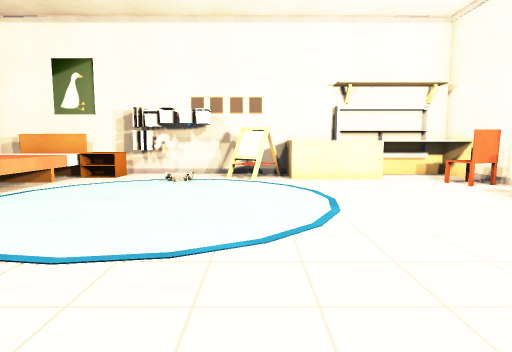
View 1 (above)

12 first-person views from a walk through a scene from a Unity 3-D project. The camera is 1.3 m above the floor, tilts 6° down and sees 75° across. The floor is counted in squares, 1 m on a side. Each view is taken from the middle of a square. On the plan, view 1 faces up. The plan holds only what a view shows up to about 14 squares ahead; the rest is blank. The place goes on beyond the plan. Some animated figures are not drawn. Door leaves are left out, so doorways stand open. Some surface patterns are stand-ins.

View 2
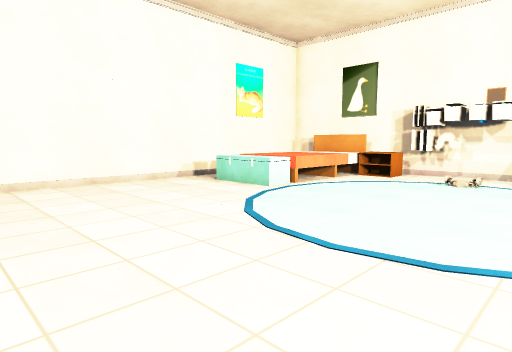

View 3
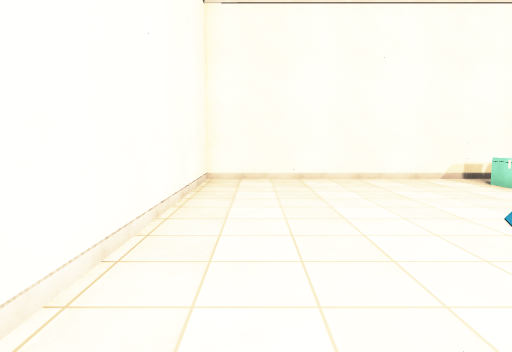

View 4
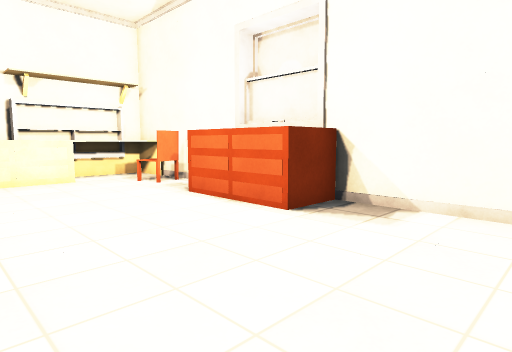

View 5
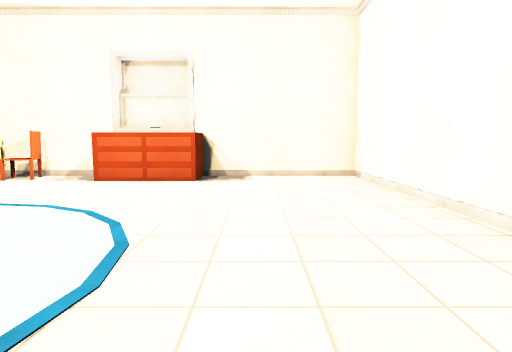

View 6
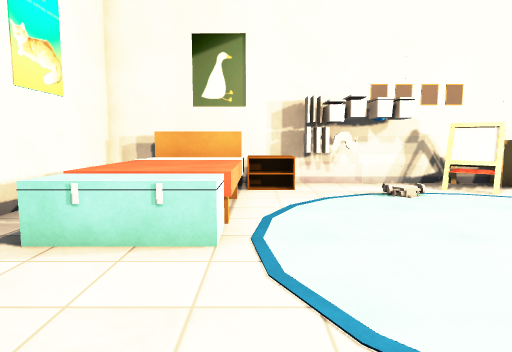

View 7
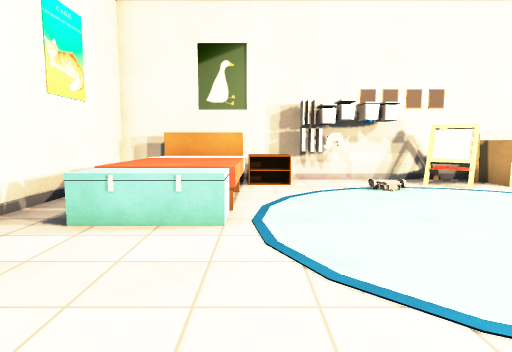

View 8
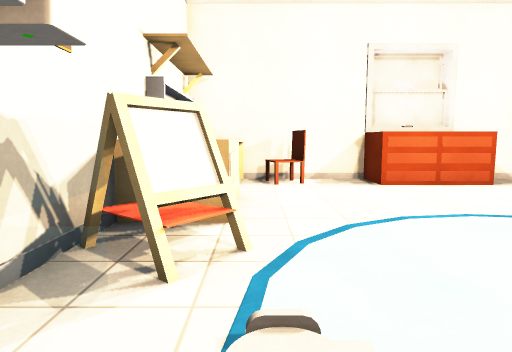

View 9
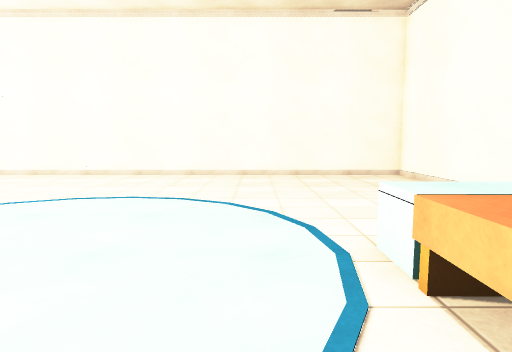

View 10
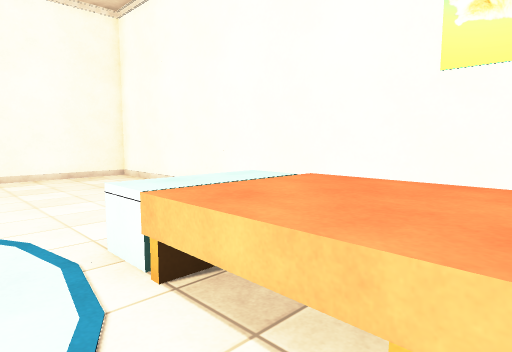

View 11
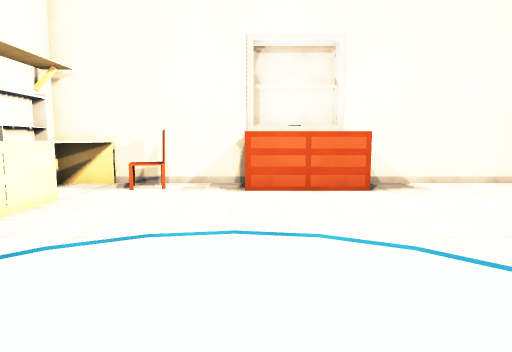

View 12
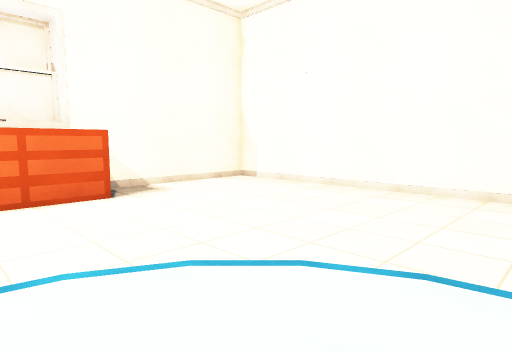

### Floor plan
Key: @ floor where view 1 was taken; # wall or solid block; . floor; = window, fence, low wall or low ledge; ^ raised ledge; B books; C chair; Y cyan block; L block; O other object.
Columns run from 11 left of view 1 to 8 right of it. Each row starts with its distance up from view 1.
 13 ######O B ##^^^###^#
 12 # ^^^^  OO##^^^^^^^#
 11 # ^^^......=......C#
 10 # ^^^............CC#
  9 #.^^^..............#
  8 #.YYY..............#
  7 #.YLO............###
  6 #................##
  5 #................##
  4 #................###
  3 #..................#
  2 #..................#
  1 #..................#
  0 #..........@.......#
 -1 #..................#
 -2 ####################

Positions as (right, up) in squares from view 1, and headings:
1: (0, 0), facing up
2: (0, 0), facing up-left
3: (1, 0), facing left
4: (1, 0), facing up-right
5: (-5, 2), facing right
6: (-6, 3), facing up
7: (-6, 2), facing up
8: (-4, 11), facing right
9: (-5, 11), facing down
10: (-5, 11), facing down-left
11: (-3, 7), facing right
12: (-2, 7), facing down-right
